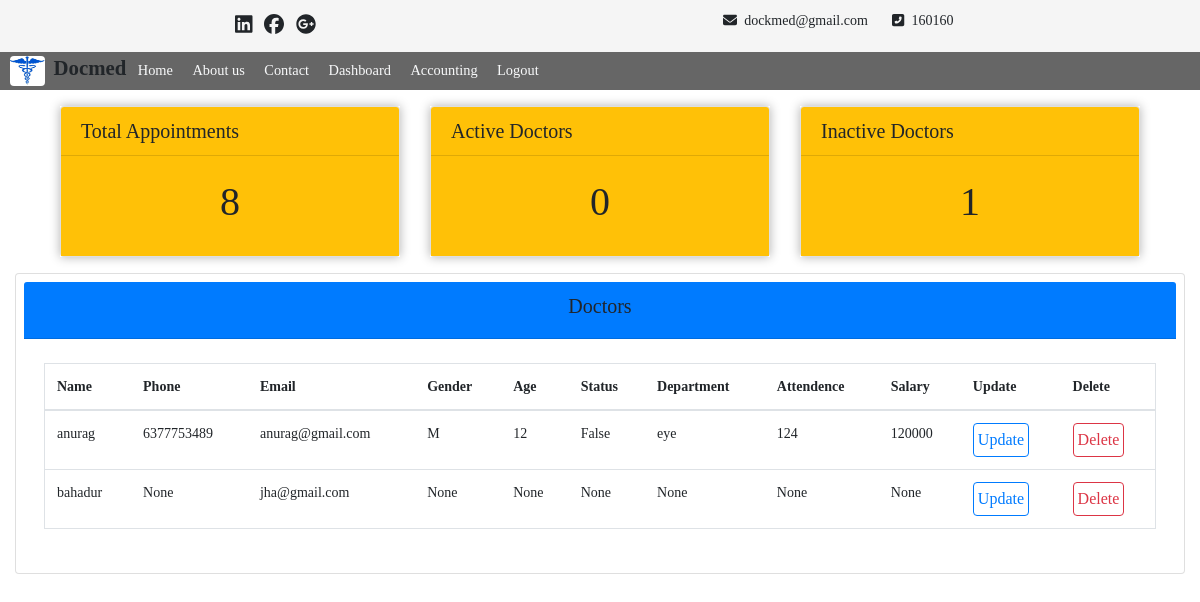
/hr_dashboard (signed in), run on the app's committed database.
### main/models.py (models this page shows, shortened)
class Doctor(models.Model):
	doctor = models.OneToOneField(UserCategory, on_delete = models.CASCADE, related_name="doctor")
	phone = models.CharField(max_length=12, blank=True, null=True)
	gender = models.CharField(choices=GENDER, max_length=1, blank=True, null=True)
	address = models.CharField(blank=True, null=True, max_length=200)
	blood_group = models.CharField(choices=BLOOD, max_length=3, blank=True, null=True)
	experience = models.IntegerField(blank=True, null=True)
	age = models.IntegerField(blank=True, null=True)
	is_working = models.BooleanField(blank=True, null=True)
	department = models.CharField(blank=True, null=True, max_length=100)
	salary = models.IntegerField(blank=True, null=True)
	attendence = models.IntegerField(blank=True, null=True)

class UserCategory(models.Model):
	user_category = models.OneToOneField(User, on_delete=models.CASCADE, related_name="user_category")
	is_patient = models.BooleanField(default=False)
	is_doctor = models.BooleanField(default=False)
	is_receptionist = models.BooleanField(default=False)
	is_hr = models.BooleanField(default=False)

### main/decorators.py (the view)
	def authorized(request, *args, **kwargs):
		if request.user.user_category.is_hr:
			return fun(request, *args, **kwargs)
		else:
			return HttpResponseRedirect(reverse("main:home"))

### main/views.py (called while the page is built)
@login_required
@is_valid_hr
def hr_dashboard(request):
	queryset = 	Doctor.objects.all()
	a = Appointment.objects.all().count
	b = len(Doctor.objects.all().filter(is_working=True))
	c = len(Doctor.objects.all().filter(is_working=False))
	patient = User.objects.all()[0:5]
	context = {
		"doctor": queryset,
		"a": a,
		"b": b,
		"c": c
	}
	return render(request, "hr_dashboard.html", context)

### templates/hr_dashboard.html (shortened to what this page needs)
{% extends 'home.html' %}
{% block content %}
	<div>
		<div class="row m-auto container">
			<div class="col col-4">
				<div class="department-card m-auto">
					<div class="card mt-3">
						<div class="card-header h5 bg-warning">
							Total Appointments
						</div>
						<div class="card-boby d-flex justify-content-center align-items-center bg-warning" style="height:100px;">
							<h1>
								{{ a }}
							</h1>
						</div>
					</div>
				</div>
			</div>
			<div class="col col-4">
				<div class="department-card m-auto">
					<div class="card mt-3">
						<div class="card-header h5 bg-warning">
							 Active Doctors
						</div>
						<div class="card-boby d-flex justify-content-center align-items-center bg-warning" style="height:100px;">
							<h1>
								{{ b }}
							</h1>
						</div>
					</div>
				</div>
			</div>
			<div class="col col-4">
				<div class="department-card m-auto">
					<div class="card mt-3">
						<div class="card-header h5 bg-warning">
							Inactive Doctors
						</div>
						<div class="card-boby d-flex justify-content-center align-items-center bg-warning" style="height:100px;">
							<h1>
								{{ c }}
							</h1>
						</div>
					</div>
				</div>
			</div>
		</div>
	</div>
	<div class="row mt-3 mx-auto">
		<div class="col col-12">
			<div class="card p-2">
				<div class="card-header text-center bg-primary">
					<h5>
						Doctors
					</h5>
				</div>
				<div class="card-body">
					<table class="table table-hover table mt-1 w-100 border mx-auto">
					  <thead>
					    <tr>
					      <th scope="col">Name</th>
					      <th scope="col">Phone</th>
					      <th scope="col">Email</th>
					      <th scope="col">Gender</th>
					      <th scope="col">Age</th>
					      <th scope="col">Status</th>
					      <th scope="col">Department</th>
					      <th scope="col">Attendence</th>
					      <th scope="col">Salary</th>
					      <th scope="col">Update</th>
					      <th scope="col">Delete</th>
					    </tr>
					  </thead>
					  <tbody>
					    {% for i in doctor %}
						    <tr>
						      <td>{{ i.doctor.user_category.username }}</td>
						      <td>{{ i.phone }}</td>
						      <td>{{ i.doctor.user_category.email }}</td>
						      <td>{{ i.gender }}</td>
						      <td>{{ i.age }}</td>
						      <td>{{ i.is_working }}</td>
						      <td>{{ i.department }}</td>
						      <td>{{ i.attendence }}</td>
						      <td>{{ i.salary }}</td>
						      <td>
						      	<a href="{% url 'main:doctor_profile_hr' id=i.doctor.user_category.id %}" class="btn btn-outline-primary p-1">Update</a>
						      </td>
						      <td>
						      	<a href="{% url 'main:confirm_deletes_hr' id=i.doctor.user_category.id %}" class="btn btn-outline-danger p-1">Delete</a>
						      </td>
						    </tr>
						{% endfor %}
					  </tbody>
					</table>
				</div>
			</div>
		</div>
	</div>
{% endblock %}

### static/css/home.css (style rules this page uses)
body { margin: 0; padding: 0; box-sizing: border-box; font-family: ubuntu; font-size: 14px; scroll-behavior: smooth; }
.department-card { box-shadow: 0 0 10px rgba(0, 0, 0, .3); transition: 100ms linear; }

### data on the page
Doctor: doctor.user_category.username "anurag", phone "6377753489", doctor.user_category.email "anurag@gmail.com", gender "M", age "12", is_working "False", department "eye", attendence "124", salary "120000"
Doctor: doctor.user_category.username "bahadur", phone "None", doctor.user_category.email "jha@gmail.com", gender "None", age "None", is_working "None", department "None", attendence "None", salary "None"

### other printed values
{{ a }} "8"
{{ b }} "0"
{{ c }} "1"
